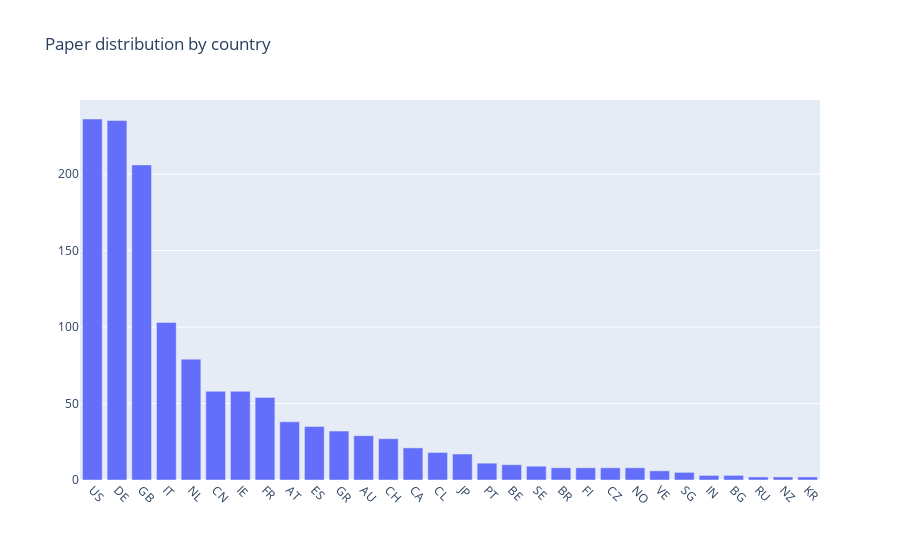

Write notebook code for a chart like this one.
### Markdown cell above
**Task:** Find and plot the distribution of papers by country per year

### Code cell
TOP_N = 30
dois = df.groupby(['org_countrycode'])['paper_doi'].nunique().reset_index()
data = [
    go.Bar(
        x=dois.sort_values(by=['paper_doi'], ascending=False)['org_countrycode'],
        y=dois.sort_values(by=['paper_doi'], ascending=False)['paper_doi']
    )
]
layout = go.Layout(
    title='Paper distribution by country',
    xaxis=dict(tickangle=45,tickfont=dict(size=12), range=[-.5, TOP_N - 1 + .5])
)
fig = go.Figure(data=data, layout=layout)
plotly.offline.iplot(fig)

### Figure 1 — Plotly figure (JSON) as saved in the notebook; plotly's stock layout.template omitted (floating-point values rounded to 4 significant figures)
{"data": [{"type": "bar", "x": ["US", "DE", "GB", "IT", "NL", "CN", "IE", "FR", "AT", "ES", "GR", "AU", "CH", "CA", "CL", "JP", "PT", "BE", "SE", "BR", "FI", "CZ", "NO", "VE", "SG", "IN", "BG", "RU", "NZ", "KR", "UA", "TR", "UK", "TH", "VN", "SI", "IL", "RS", "LU", "ID", "HK", "GE", "EI", "EG", "DK", "ZA"], "y": [236, 235, 206, 103, 79, 58, 58, 54, 38, 35, 32, 29, 27, 21, 18, 17, 11, 10, 9, 8, 8, 8, 8, 6, 5, 3, 3, 2, 2, 2, 2, 2, 2, 1, 1, 1, 1, 1, 1, 1, 1, 1, 1, 1, 1, 1]}], "layout": {"title": {"text": "Paper distribution by country"}, "xaxis": {"range": [-0.5, 29.5], "tickangle": 45, "tickfont": {"size": 12}}}}
